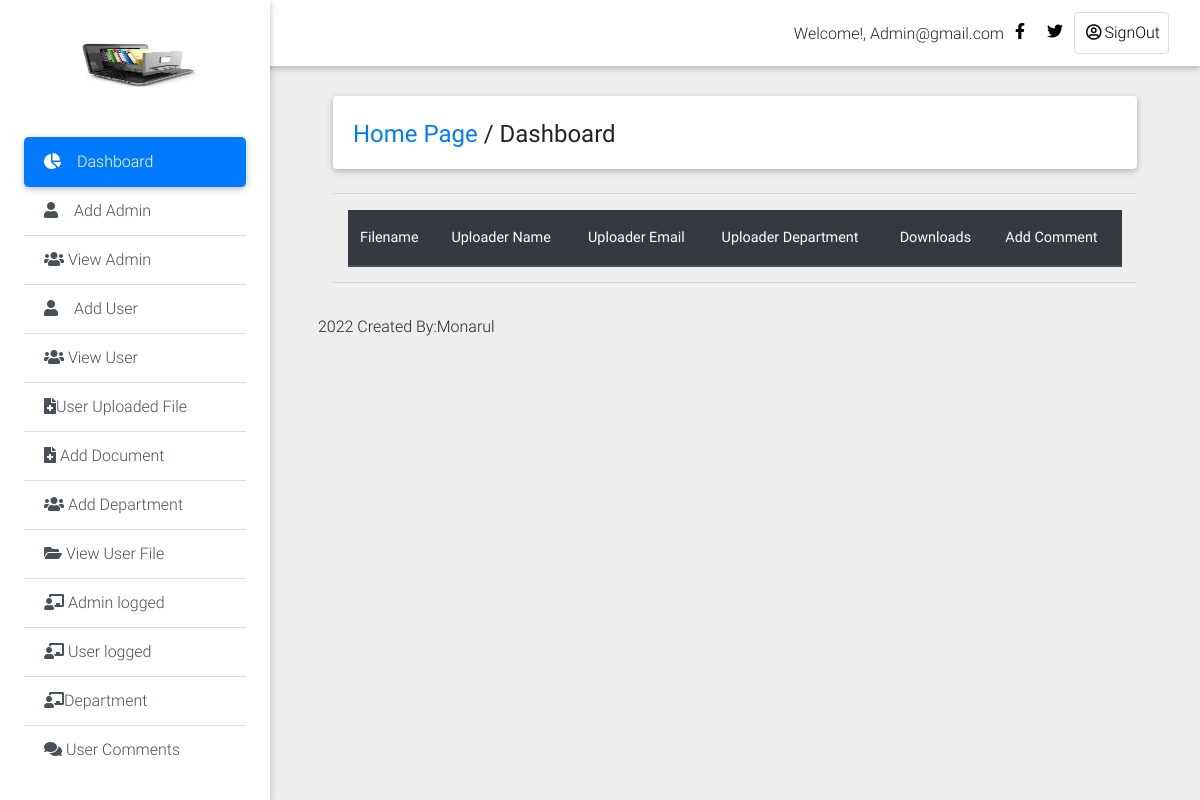
Before: /Private_Dashboard/user_uploaded_file.php (signed in) with the older database file.
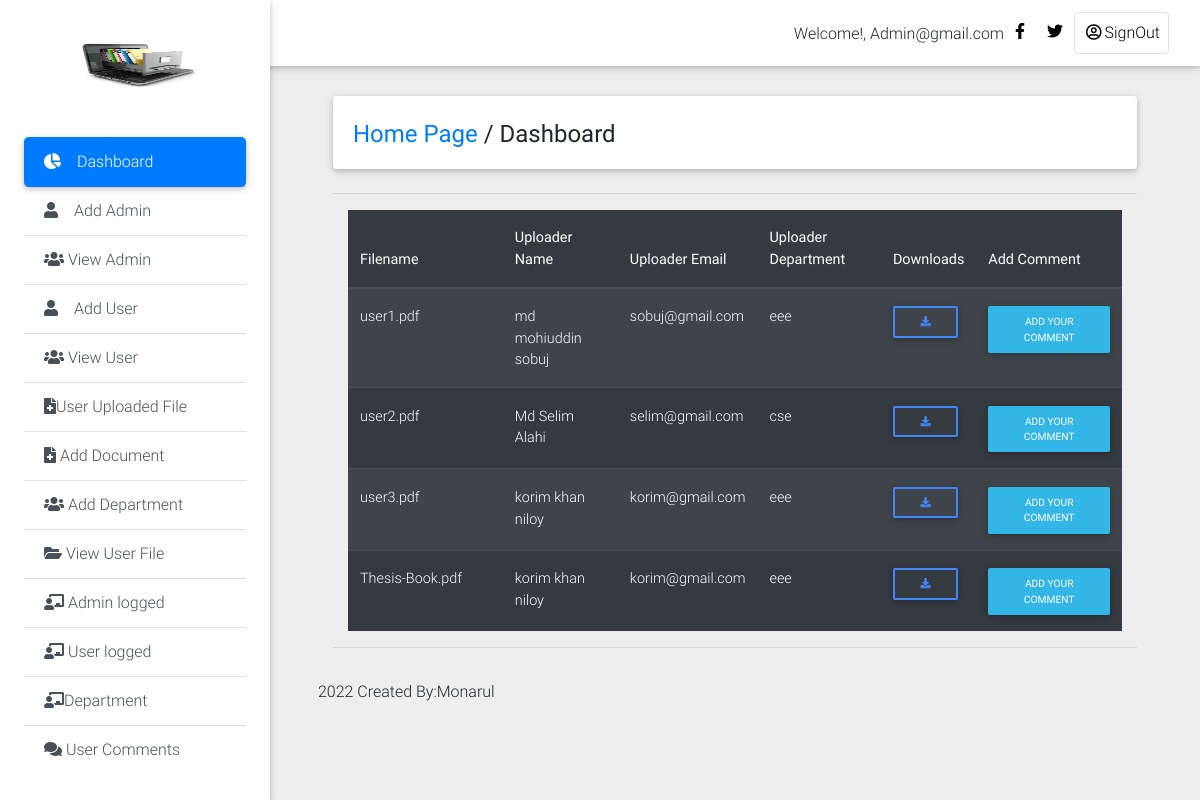
After: the same page with the newer database file.
### tables this page shows
CREATE TABLE `user_file_upload` (
  `id` int(11) NOT NULL,
  `files` varchar(400) NOT NULL,
  `username` varchar(200) NOT NULL,
  `user_email` varchar(200) NOT NULL,
  `user_department` varchar(200) NOT NULL,
  `admin_comment` varchar(200) DEFAULT NULL
);

### Private_Dashboard/user_uploaded_file.php (the view, shortened to what this page needs)
<!DOCTYPE html>
<html lang="en">
<head>
  <link rel="stylesheet" href="https://use.fontawesome.com/releases/v5.8.1/css/all.css">
  <link href="css/bootstrap.min.css" rel="stylesheet">
  <link href="css/mdb.min.css" rel="stylesheet">
  <link href="css/style.min.css" rel="stylesheet">
    <link rel="stylesheet" type="text/css" href="medias/css/dataTable.css" />
</head>
<body class="grey lighten-3">
  <header>
    <nav class="navbar fixed-top navbar-expand-lg navbar-light white scrolling-navbar">
      <div class="container-fluid">
        <div class="collapse navbar-collapse" id="navbarSupportedContent">
            <?php
             require_once("include/connection.php");
               $id = mysqli_real_escape_string($conn,$_SESSION['admin_user']);
              $r = mysqli_query($conn,"SELECT * FROM admin_login where id = '$id'") or die (mysqli_error($con));
              $row = mysqli_fetch_array($r);
               $id=$row['admin_user'];
            ?>
          <ul class="navbar-nav nav-flex-icons">
                <li style="margin-top: 10px;">Welcome!,</font> <?php echo ucwords(htmlentities($id)); ?></li>
            <li class="nav-item">
              <a href="#" class="nav-link waves-effect" target="_blank">
                <i class="fab fa-facebook-f"></i>
              </a>
            </li>
            <li class="nav-item">
              <a href="#" class="nav-link waves-effect" target="_blank">
                <i class="fab fa-twitter"></i>
              </a>
            </li>
            <li class="nav-item">
              <a href="logout.php" class="nav-link border border-light rounded waves-effect">
               <i class="far fa-user-circle"></i>SignOut
              </a>
            </li>
          </ul>
        </div>
      </div>
    </nav>
    <?php
     @include('sidebar.php');
      ?>
    </div>
  </header>
  <main class="pt-5 mx-lg-5">
    <div class="container-fluid mt-5">
      <div class="card mb-4 wow fadeIn">
        <div class="card-body d-sm-flex justify-content-between">
          <h4 class="mb-2 mb-sm-0 pt-1">
            <a href="dashboard.php">Home Page</a>
            <span>/</span>
            <span>Dashboard</span>
          </h4>
        </div>
      </div>
<hr>
 <div class="col-md-12">
 <table  class = "table table-striped table-dark">
     <thead>
    <th>Filename</th>
    <th>Uploader Name</th>
    <th>Uploader Email</th>
    <th>Uploader Department</th>
    <th>Downloads</th>
    <th>Add Comment</th>
</thead>
<tbody>
    <tr>
        <?php
        require_once("include/connection.php");
      $query = mysqli_query($conn,"SELECT * FROM user_file_upload") or die (mysqli_error($con));
      while($file=mysqli_fetch_array($query)){
        $id=$file['id'];
         $file_name =  $file['files'];
         $username =  $file['username'];
         $user_email =  $file['user_email'];
         $user_department=$file['user_department'];
      ?>
      <td width="20%"><?php echo  $file_name; ?></td>
       <td><?php echo $username; ?></td>
       <td><?php echo $user_email; ?></td>
       <td><?php echo  $user_department; ?></td>
           <td><a href='userdownloads.php?file_id=<?php echo $id; ?>'  class="btn btn-sm btn-outline-primary"><i class="fa fa-download"></i></a></td>
           <td><a href='adduserfilecomment.php?id=<?php echo $id; ?>' class="btn btn-info btn-sm">Add your comment</a></td>
    </tr>
<?php } ?>
</tbody>
   </table>
    </div>
    <hr></div>
    <div class="footer-copyright py-3">
     <p> <?php echo date('Y');?> Created By:Monarul</p>
    </div>
<link rel="stylesheet" type="text/css" href="https://cdn.datatables.net/1.10.9/css/jquery.dataTables.min.css"/>
<link rel="stylesheet" type="text/css" href="https://cdn.datatables.net/responsive/1.0.3/css/dataTables.responsive.css">
</body>
</html>

### Private_Dashboard/sidebar.php
<div class="sidebar-fixed position-fixed">
      <a class="logo-wrapper waves-effect">
        <img src="img/images.jpg" width="150px" height="200px;" class="img-fluid" alt="">
      </a>
      <div class="list-group list-group-flush">
        <a href="dashboard.php" class="list-group-item active waves-effect">
          <i class="fas fa-chart-pie mr-3"></i>Dashboard
        </a>
         <a href="#" class="list-group-item list-group-item-action waves-effect"  data-toggle="modal" data-target="#modalRegisterForm">
          <i class="fas fa-user mr-3"></i>Add Admin</a>
            <a href="view_admin.php" class="list-group-item list-group-item-action waves-effect">
          <i class="fas fa-users"></i> View Admin</a>
        <a href="#" class="list-group-item list-group-item-action waves-effect" data-toggle="modal" data-target="#modalRegisterForm2">
          <i class="fas fa-user mr-3"></i>Add User</a>
           <a href="view_user.php" class="list-group-item list-group-item-action waves-effect">
          <i class="fas fa-users"></i>  View User</a>
          <a href="user_uploaded_file.php" class="list-group-item list-group-item-action waves-effect">
          <i class="fas fa-file-medical"></i>User Uploaded File</a>
        <a href="add_document.php" class="list-group-item list-group-item-action waves-effect">
          <i class="fas fa-file-medical"></i> Add Document</a>
        <a href="add_department.php" class="list-group-item list-group-item-action waves-effect">
        <i class="fas fa-users"></i> Add Department</a>
        <a href="view_userfile.php" class="list-group-item list-group-item-action waves-effect">
          <i class="fas fa-folder-open"></i> View User File</a>
            <a href="admin_log.php" class="list-group-item list-group-item-action waves-effect">
          <i class="fas fa-chalkboard-teacher"></i> Admin logged</a>
              <a href="user_log.php" class="list-group-item list-group-item-action waves-effect">
          <i class="fas fa-chalkboard-teacher"></i> User logged</a>
          <a href="dep.php" class="list-group-item list-group-item-action waves-effect">
          <i class="fas fa-chalkboard-teacher"></i>Department</a>
          <a href="allcomment.php" class="list-group-item list-group-item-action waves-effect">
          <i class="fas fa-comments"></i> User Comments</a>
      </div>

Changed rows visible on the page:
added user_file_upload: files "user1.pdf", username "md mohiuddin sobuj", user_email "sobuj@gmail.com", user_department "eee"
added user_file_upload: files "user2.pdf", username "Md Selim Alahi", user_email "selim@gmail.com", user_department "cse"
added user_file_upload: files "user3.pdf", username "korim khan niloy", user_email "korim@gmail.com", user_department "eee"
added user_file_upload: files "Thesis-Book.pdf", username "korim khan niloy", user_email "korim@gmail.com", user_department "eee"
